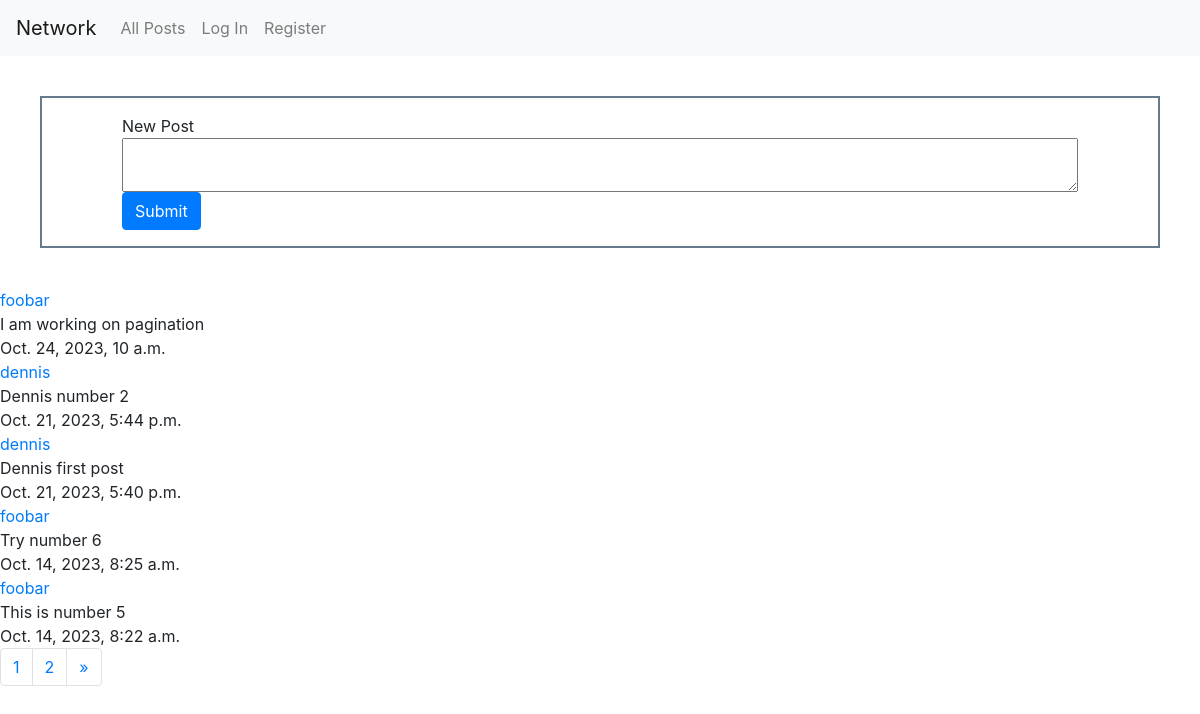
/, run on an earlier commit of the app's database.
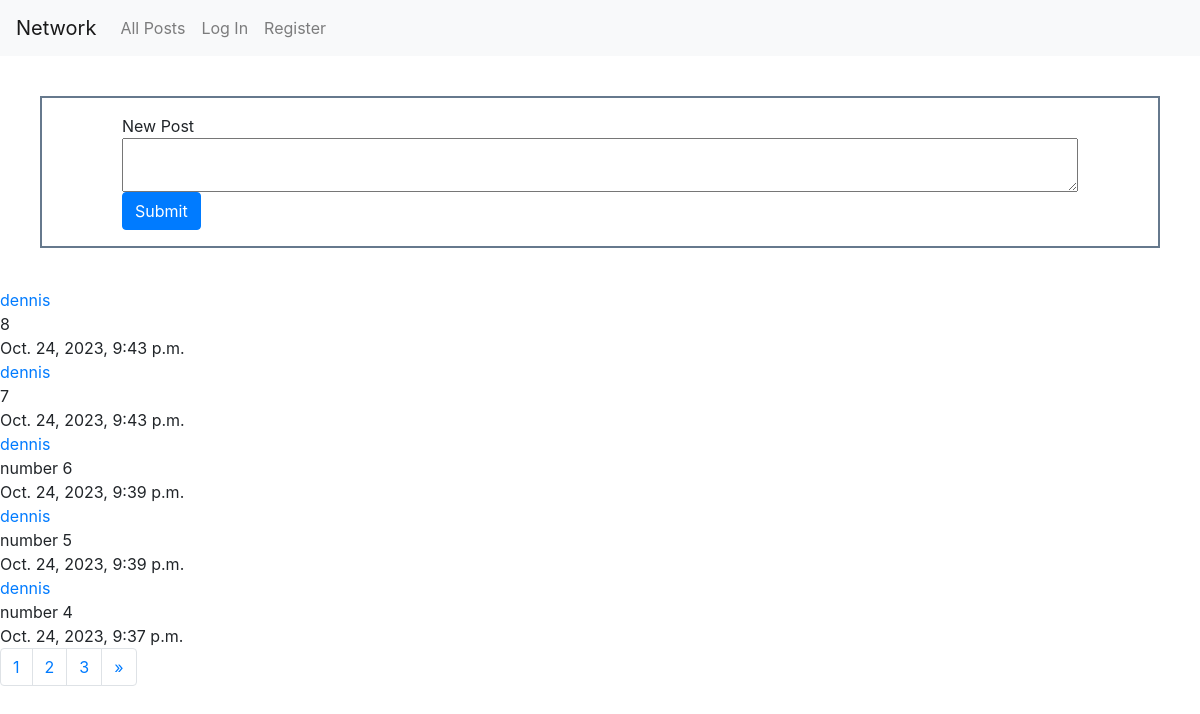
And on a later commit of the database.
### network/models.py (models this page shows, shortened)
class Post(models.Model):
    poster = models.ForeignKey(User, on_delete=models.CASCADE, related_name="post")
    content = models.TextField()
    timestamp = models.DateTimeField()

class User(AbstractUser):
    pass

### network/views.py (the view)
# urls.py: path("", views.index, name="index"),
def index(request):
    post_list = Post.objects.all()
    post_list = post_list.order_by("-timestamp").all()
    paginator = Paginator(post_list,5)
    page_number = request.GET.get('page')
    post_list = paginator.get_page(page_number)
    return render(request, "network/index.html",{"post_list":post_list})

### network/templates/network/index.html (shortened to what this page needs)
{% extends "network/layout.html" %}
{% load static %}
{% block body %}
    <div id="new-post">
        <div id="new-post-form">
            New Post
            <form id="submit-post">
                <div>
                    <textarea id="new-post-text"></textarea>
                </div>
                <input type="submit" id="new-post-button" class="btn btn-primary">
            </form>
        </div>
    </div>
    <div id="main-page">
        <div id="all-posts">
            {% for post in post_list %}
                <div class="post">
                    <a href="{% url 'profile' post.poster_id %}">{{ post.poster }}</a>
                    <div id="{{ post.id }}-content">{{ post.content }}</div>
                    <div>{{ post.timestamp }}</div>
                </div>
            {% endfor %}
        </div>
    </div>
    <nav aria-label="Page navigation">
        <ul class="pagination">
        {% if post_list.paginator.num_pages <= 3 %}
            {% for page in post_list.paginator.page_range %}
                <li class="page-item"><a class="page-link" href="?page={{ page }}">{{ page }}</a></li>
            {% endfor %}
        {% endif %}
        {% if post_list.has_next %}
            <li class="page-item">
            <a class="page-link" href="?page={{ post_list.next_page_number }}" aria-label="Next">
              <span aria-hidden="true">&raquo;</span>
            </a>
          </li>
        {% endif %}
        </ul>
      </nav>
{% endblock %}

What changed in the data, as far as the page shows it:
no longer on this page (row unchanged): Post: poster "foobar", content "I am working on pagination", timestamp "Oct. 24, 2023, 10 a.m."
no longer on this page (row unchanged): Post: poster "dennis", content "Dennis number 2", timestamp "Oct. 21, 2023, 5:44 p.m."
no longer on this page (row unchanged): Post: poster "dennis", content "Dennis first post", timestamp "Oct. 21, 2023, 5:40 p.m."
no longer on this page (row unchanged): Post: poster "foobar", content "Try number 6", timestamp "Oct. 14, 2023, 8:25 a.m."
no longer on this page (row unchanged): Post: poster "foobar", content "This is number 5", timestamp "Oct. 14, 2023, 8:22 a.m."
added Post: poster "dennis", content "8", timestamp "Oct. 24, 2023, 9:43 p.m."
added Post: poster "dennis", content "7", timestamp "Oct. 24, 2023, 9:43 p.m."
added Post: poster "dennis", content "number 6", timestamp "Oct. 24, 2023, 9:39 p.m."
added Post: poster "dennis", content "number 5", timestamp "Oct. 24, 2023, 9:39 p.m."
added Post: poster "dennis", content "number 4", timestamp "Oct. 24, 2023, 9:37 p.m."
Also different on the page:
new list line: "3"
